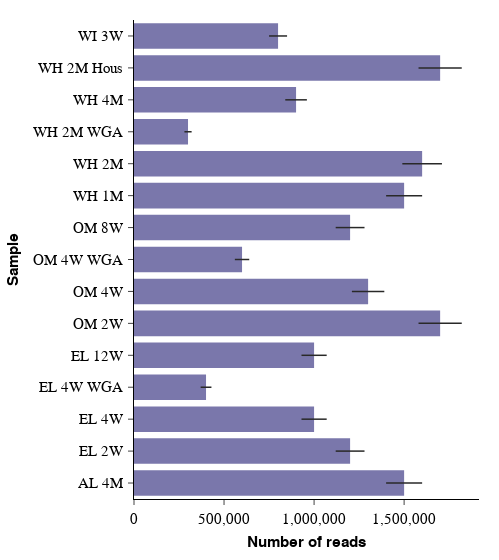

Notebook cell for this chart:
### Markdown cell above
# 7. Horizontal bar chart using `plotly`

### Code cell
fig = px.bar(x=num_reads, y=sample_id, error_x=error)
fig.update_layout(
    xaxis_title="Number of reads",
    yaxis_title="Sample",
    showlegend=False,
)
apc.plotly.set_xticklabel_monospaced(fig)
apc.plotly.add_commas_to_axis_tick_labels(fig)
apc.plotly.set_figure_width(fig, "half_square")
fig.update_traces(
    marker_color=apc.aster.hex_code,
    error_x_color=apc.crow.hex_code,
    error_x_thickness=1.5,
    error_x_width=0,
)
fig.show()

### Figure 1 — Plotly figure (JSON) as saved in the notebook; plotly's stock layout.template omitted (floating-point values rounded to 4 significant figures)
{"data": [{"error_x": {"array": [100000, 80000, 70000, 30000, 70000, 120000, 90000, 40000, 80000, 100000, 110000, 20000, 60000, 120000, 50000], "color": "#292928", "thickness": 1.5, "width": 0}, "hovertemplate": "x=%{x}<br>y=%{y}<extra></extra>", "legendgroup": "", "marker": {"color": "#7A77AB", "pattern": {"shape": ""}}, "name": "", "orientation": "h", "showlegend": false, "textposition": "auto", "type": "bar", "x": [1500000, 1200000, 1000000, 400000, 1000000, 1700000, 1300000, 600000, 1200000, 1500000, 1600000, 300000, 900000, 1700000, 800000], "xaxis": "x", "y": ["AL 4M", "EL 2W", "EL 4W", "EL 4W WGA", "EL 12W", "OM 2W", "OM 4W", "OM 4W WGA", "OM 8W", "WH 1M", "WH 2M", "WH 2M WGA", "WH 4M", "WH 2M Hous", "WI 3W"], "yaxis": "y"}], "layout": {"barmode": "relative", "legend": {"tracegroupgap": 0}, "showlegend": false, "width": 499.4, "xaxis": {"anchor": "y", "domain": [0, 1], "tickfont": {"family": "SuisseIntlMono", "size": 14.5}, "tickformat": ",", "title": {"text": "Number of reads"}}, "yaxis": {"anchor": "x", "domain": [0, 1], "tickformat": ",", "title": {"text": "Sample"}}}}
